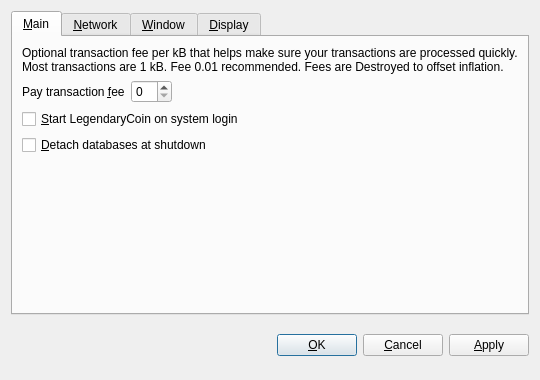
<?xml version="1.0" encoding="UTF-8"?>
<ui version="4.0">
 <class>OptionsDialog</class>
 <widget class="QDialog" name="OptionsDialog">
  <property name="geometry">
   <rect>
    <x>0</x>
    <y>0</y>
    <width>540</width>
    <height>380</height>
   </rect>
  </property>
  <property name="windowTitle">
   <string>Options</string>
  </property>
  <property name="modal">
   <bool>true</bool>
  </property>
  <layout class="QVBoxLayout" name="verticalLayout">
   <item>
    <widget class="QTabWidget" name="tabWidget">
     <property name="tabPosition">
      <enum>QTabWidget::North</enum>
     </property>
     <property name="currentIndex">
      <number>0</number>
     </property>
     <widget class="QWidget" name="tabMain">
      <attribute name="title">
       <string>&amp;Main</string>
      </attribute>
      <layout class="QVBoxLayout" name="verticalLayout_Main">
       <item>
        <widget class="QLabel" name="transactionFeeInfoLabel">
         <property name="text">
          <string>Optional transaction fee per kB that helps make sure your transactions are processed quickly. Most transactions are 1 kB. Fee 0.01 recommended. Fees are Destroyed to offset inflation.</string>
         </property>
         <property name="textFormat">
          <enum>Qt::PlainText</enum>
         </property>
         <property name="wordWrap">
          <bool>true</bool>
         </property>
        </widget>
       </item>
       <item>
        <layout class="QHBoxLayout" name="horizontalLayout_Main">
         <item>
          <widget class="QLabel" name="transactionFeeLabel">
           <property name="text">
            <string>Pay transaction &amp;fee</string>
           </property>
           <property name="textFormat">
            <enum>Qt::PlainText</enum>
           </property>
           <property name="buddy">
            <cstring>transactionFee</cstring>
           </property>
          </widget>
         </item>
         <item>
          <widget class="BitcoinAmountField" name="transactionFee"/>
         </item>
         <item>
          <spacer name="horizontalSpacer_Main">
           <property name="orientation">
            <enum>Qt::Horizontal</enum>
           </property>
           <property name="sizeHint" stdset="0">
            <size>
             <width>40</width>
             <height>20</height>
            </size>
           </property>
          </spacer>
         </item>
        </layout>
       </item>
       <item>
        <widget class="QCheckBox" name="bitcoinAtStartup">
         <property name="toolTip">
          <string>Automatically start LegendaryCoin after logging in to the system.</string>
         </property>
         <property name="text">
          <string>&amp;Start LegendaryCoin on system login</string>
         </property>
        </widget>
       </item>
       <item>
        <widget class="QCheckBox" name="detachDatabases">
         <property name="toolTip">
          <string>Detach block and address databases at shutdown. This means they can be moved to another data directory, but it slows down shutdown. The wallet is always detached.</string>
         </property>
         <property name="text">
          <string>&amp;Detach databases at shutdown</string>
         </property>
        </widget>
       </item>
       <item>
        <spacer name="verticalSpacer_Main">
         <property name="orientation">
          <enum>Qt::Vertical</enum>
         </property>
         <property name="sizeHint" stdset="0">
          <size>
           <width>20</width>
           <height>40</height>
          </size>
         </property>
        </spacer>
       </item>
      </layout>
     </widget>
     <widget class="QWidget" name="tabNetwork">
      <attribute name="title">
       <string>&amp;Network</string>
      </attribute>
      <layout class="QVBoxLayout" name="verticalLayout_Network">
       <item>
        <widget class="QCheckBox" name="mapPortUpnp">
         <property name="toolTip">
          <string>Automatically open the LegendaryCoin client port on the router. This only works when your router supports UPnP and it is enabled.</string>
         </property>
         <property name="text">
          <string>Map port using &amp;UPnP</string>
         </property>
        </widget>
       </item>
       <item>
        <widget class="QCheckBox" name="connectSocks">
         <property name="toolTip">
          <string>Connect to the LegendaryCoin network through a SOCKS proxy (e.g. when connecting through Tor).</string>
         </property>
         <property name="text">
          <string>&amp;Connect through SOCKS proxy:</string>
         </property>
        </widget>
       </item>
       <item>
        <layout class="QHBoxLayout" name="horizontalLayout_Network">
         <item>
          <widget class="QLabel" name="proxyIpLabel">
           <property name="text">
            <string>Proxy &amp;IP:</string>
           </property>
           <property name="textFormat">
            <enum>Qt::PlainText</enum>
           </property>
           <property name="buddy">
            <cstring>proxyIp</cstring>
           </property>
          </widget>
         </item>
         <item>
          <widget class="QValidatedLineEdit" name="proxyIp">
           <property name="maximumSize">
            <size>
             <width>140</width>
             <height>16777215</height>
            </size>
           </property>
           <property name="toolTip">
            <string>IP address of the proxy (e.g. 127.0.0.1)</string>
           </property>
          </widget>
         </item>
         <item>
          <widget class="QLabel" name="proxyPortLabel">
           <property name="text">
            <string>&amp;Port:</string>
           </property>
           <property name="textFormat">
            <enum>Qt::PlainText</enum>
           </property>
           <property name="buddy">
            <cstring>proxyPort</cstring>
           </property>
          </widget>
         </item>
         <item>
          <widget class="QLineEdit" name="proxyPort">
           <property name="maximumSize">
            <size>
             <width>55</width>
             <height>16777215</height>
            </size>
           </property>
           <property name="toolTip">
            <string>Port of the proxy (e.g. 9050)</string>
           </property>
          </widget>
         </item>
         <item>
          <widget class="QLabel" name="socksVersionLabel">
           <property name="text">
            <string>SOCKS &amp;Version:</string>
           </property>
           <property name="textFormat">
            <enum>Qt::PlainText</enum>
           </property>
           <property name="buddy">
            <cstring>socksVersion</cstring>
           </property>
          </widget>
         </item>
         <item>
          <widget class="QValueComboBox" name="socksVersion">
           <property name="toolTip">
            <string>SOCKS version of the proxy (e.g. 5)</string>
           </property>
          </widget>
         </item>
         <item>
          <spacer name="horizontalSpacer_Network">
           <property name="orientation">
            <enum>Qt::Horizontal</enum>
           </property>
           <property name="sizeHint" stdset="0">
            <size>
             <width>40</width>
             <height>20</height>
            </size>
           </property>
          </spacer>
         </item>
        </layout>
       </item>
       <item>
        <spacer name="verticalSpacer_Network">
         <property name="orientation">
          <enum>Qt::Vertical</enum>
         </property>
         <property name="sizeHint" stdset="0">
          <size>
           <width>20</width>
           <height>40</height>
          </size>
         </property>
        </spacer>
       </item>
      </layout>
     </widget>
     <widget class="QWidget" name="tabWindow">
      <attribute name="title">
       <string>&amp;Window</string>
      </attribute>
      <layout class="QVBoxLayout" name="verticalLayout_Window">
       <item>
        <widget class="QCheckBox" name="minimizeToTray">
         <property name="toolTip">
          <string>Show only a tray icon after minimizing the window.</string>
         </property>
         <property name="text">
          <string>&amp;Minimize to the tray instead of the taskbar</string>
         </property>
        </widget>
       </item>
       <item>
        <widget class="QCheckBox" name="minimizeOnClose">
         <property name="toolTip">
          <string>Minimize instead of exit the application when the window is closed. When this option is enabled, the application will be closed only after selecting Quit in the menu.</string>
         </property>
         <property name="text">
          <string>M&amp;inimize on close</string>
         </property>
        </widget>
       </item>
       <item>
        <spacer name="verticalSpacer_Window">
         <property name="orientation">
          <enum>Qt::Vertical</enum>
         </property>
         <property name="sizeHint" stdset="0">
          <size>
           <width>20</width>
           <height>40</height>
          </size>
         </property>
        </spacer>
       </item>
      </layout>
     </widget>
     <widget class="QWidget" name="tabDisplay">
      <attribute name="title">
       <string>&amp;Display</string>
      </attribute>
      <layout class="QVBoxLayout" name="verticalLayout_Display">
       <item>
        <layout class="QHBoxLayout" name="horizontalLayout_1_Display">
         <item>
          <widget class="QLabel" name="langLabel">
           <property name="text">
            <string>User Interface &amp;language:</string>
           </property>
           <property name="textFormat">
            <enum>Qt::PlainText</enum>
           </property>
           <property name="buddy">
            <cstring>lang</cstring>
           </property>
          </widget>
         </item>
         <item>
          <widget class="QValueComboBox" name="lang">
           <property name="toolTip">
            <string>The user interface language can be set here. This setting will take effect after restarting LegendaryCoin.</string>
           </property>
          </widget>
         </item>
        </layout>
       </item>
       <item>
        <layout class="QHBoxLayout" name="horizontalLayout_2_Display">
         <item>
          <widget class="QLabel" name="unitLabel">
           <property name="text">
            <string>&amp;Unit to show amounts in:</string>
           </property>
           <property name="textFormat">
            <enum>Qt::PlainText</enum>
           </property>
           <property name="buddy">
            <cstring>unit</cstring>
           </property>
          </widget>
         </item>
         <item>
          <widget class="QValueComboBox" name="unit">
           <property name="toolTip">
            <string>Choose the default subdivision unit to show in the interface and when sending coins.</string>
           </property>
          </widget>
         </item>
        </layout>
       </item>
       <item>
        <widget class="QCheckBox" name="displayAddresses">
         <property name="toolTip">
          <string>Whether to show LegendaryCoin addresses in the transaction list or not.</string>
         </property>
         <property name="text">
          <string>&amp;Display addresses in transaction list</string>
         </property>
        </widget>
       </item>
       <item>
        <widget class="QCheckBox" name="coinControlFeatures">
         <property name="toolTip">
          <string>Whether to show coin control features or not.</string>
         </property>
         <property name="text">
          <string>Display coin &amp;control features (experts only!)</string>
         </property>
        </widget>
       </item>
       <item>
        <spacer name="verticalSpacer_Display">
         <property name="orientation">
          <enum>Qt::Vertical</enum>
         </property>
         <property name="sizeHint" stdset="0">
          <size>
           <width>20</width>
           <height>40</height>
          </size>
         </property>
        </spacer>
       </item>
      </layout>
     </widget>
    </widget>
   </item>
   <item>
    <layout class="QHBoxLayout" name="horizontalLayout_Buttons">
     <item>
      <spacer name="horizontalSpacer_1">
       <property name="orientation">
        <enum>Qt::Horizontal</enum>
       </property>
       <property name="sizeHint" stdset="0">
        <size>
         <width>40</width>
         <height>48</height>
        </size>
       </property>
      </spacer>
     </item>
     <item>
      <widget class="QLabel" name="statusLabel">
       <property name="font">
        <font>
         <weight>75</weight>
         <bold>true</bold>
        </font>
       </property>
       <property name="text">
        <string/>
       </property>
       <property name="textFormat">
        <enum>Qt::PlainText</enum>
       </property>
       <property name="wordWrap">
        <bool>true</bool>
       </property>
      </widget>
     </item>
     <item>
      <spacer name="horizontalSpacer_2">
       <property name="orientation">
        <enum>Qt::Horizontal</enum>
       </property>
       <property name="sizeHint" stdset="0">
        <size>
         <width>40</width>
         <height>48</height>
        </size>
       </property>
      </spacer>
     </item>
     <item>
      <widget class="QPushButton" name="okButton">
       <property name="text">
        <string>&amp;OK</string>
       </property>
      </widget>
     </item>
     <item>
      <widget class="QPushButton" name="cancelButton">
       <property name="text">
        <string>&amp;Cancel</string>
       </property>
       <property name="autoDefault">
        <bool>false</bool>
       </property>
      </widget>
     </item>
     <item>
      <widget class="QPushButton" name="applyButton">
       <property name="text">
        <string>&amp;Apply</string>
       </property>
       <property name="autoDefault">
        <bool>false</bool>
       </property>
      </widget>
     </item>
    </layout>
   </item>
  </layout>
 </widget>
 <customwidgets>
  <customwidget>
   <class>BitcoinAmountField</class>
   <extends>QSpinBox</extends>
   <header>bitcoinamountfield.h</header>
  </customwidget>
  <customwidget>
   <class>QValueComboBox</class>
   <extends>QComboBox</extends>
   <header>qvaluecombobox.h</header>
  </customwidget>
  <customwidget>
   <class>QValidatedLineEdit</class>
   <extends>QLineEdit</extends>
   <header>qvalidatedlineedit.h</header>
  </customwidget>
 </customwidgets>
 <resources/>
 <connections/>
</ui>
